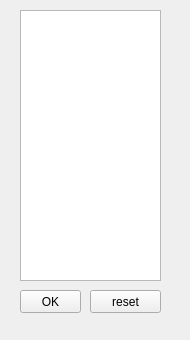
<?xml version="1.0" encoding="UTF-8"?>
<ui version="4.0">
 <class>Form</class>
 <widget class="QWidget" name="Form">
  <property name="geometry">
   <rect>
    <x>0</x>
    <y>0</y>
    <width>190</width>
    <height>340</height>
   </rect>
  </property>
  <property name="minimumSize">
   <size>
    <width>190</width>
    <height>340</height>
   </size>
  </property>
  <property name="maximumSize">
   <size>
    <width>202</width>
    <height>350</height>
   </size>
  </property>
  <property name="windowTitle">
   <string>Guess beads</string>
  </property>
  <widget class="QPushButton" name="ok">
   <property name="geometry">
    <rect>
     <x>20</x>
     <y>290</y>
     <width>61</width>
     <height>23</height>
    </rect>
   </property>
   <property name="cursor">
    <cursorShape>PointingHandCursor</cursorShape>
   </property>
   <property name="text">
    <string>OK</string>
   </property>
  </widget>
  <widget class="QPushButton" name="reset">
   <property name="geometry">
    <rect>
     <x>90</x>
     <y>290</y>
     <width>71</width>
     <height>23</height>
    </rect>
   </property>
   <property name="cursor">
    <cursorShape>PointingHandCursor</cursorShape>
   </property>
   <property name="text">
    <string>reset</string>
   </property>
  </widget>
  <widget class="QTextEdit" name="data">
   <property name="geometry">
    <rect>
     <x>20</x>
     <y>10</y>
     <width>141</width>
     <height>271</height>
    </rect>
   </property>
   <property name="cursor" stdset="0">
    <cursorShape>IBeamCursor</cursorShape>
   </property>
  </widget>
 </widget>
 <resources/>
 <connections/>
</ui>
